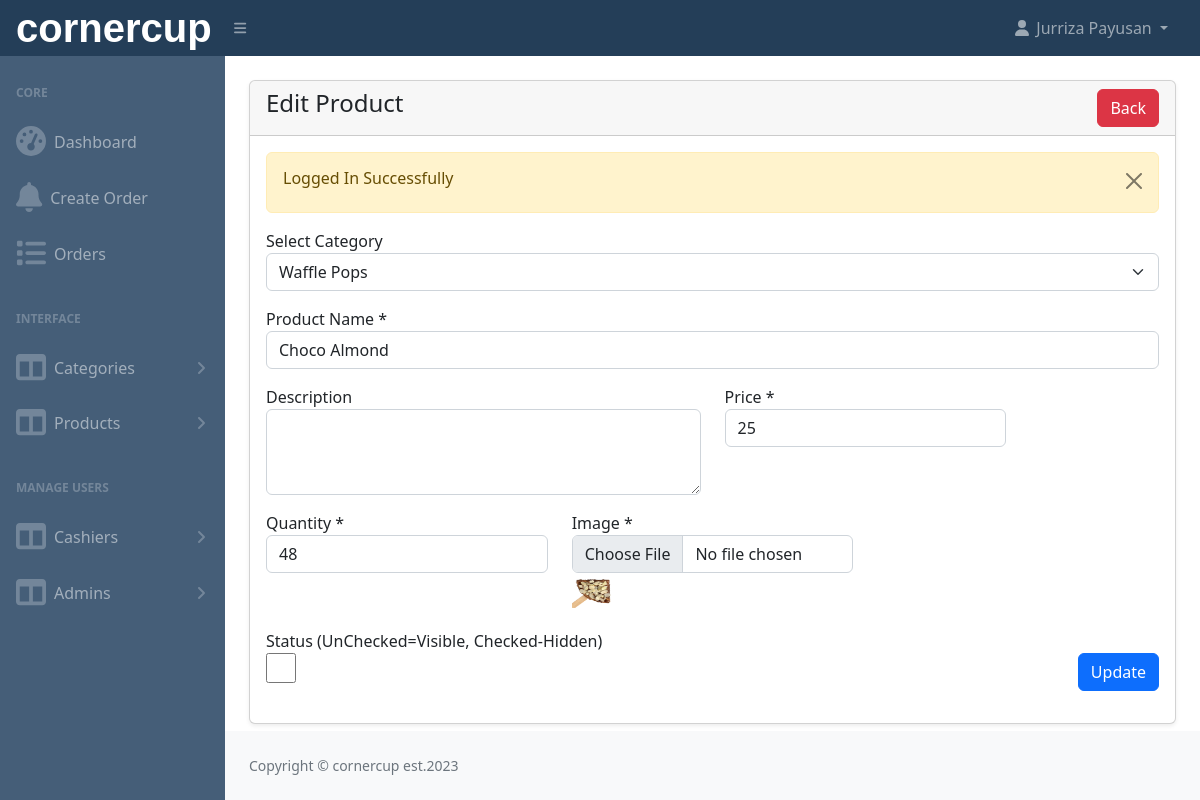
/cornercup_pos/admin/products-edit.php?id=6 (signed in), run on the app's committed database.
### tables this page shows
CREATE TABLE `products` (
  `id` int(11) NOT NULL,
  `category_id` int(11) DEFAULT NULL,
  `name` varchar(255) NOT NULL,
  `description` mediumtext DEFAULT NULL,
  `price` int(11) NOT NULL,
  `quantity` int(11) NOT NULL,
  `image` varchar(255) NOT NULL,
  `status` tinyint(1) NOT NULL DEFAULT 0 COMMENT '0=visible,1=hidden',
  `created_at` date NOT NULL DEFAULT current_timestamp()
);

CREATE TABLE `categories` (
  `id` int(11) NOT NULL,
  `name` varchar(255) NOT NULL,
  `description` mediumtext DEFAULT NULL,
  `status` tinyint(1) NOT NULL DEFAULT 0 COMMENT '0=visible, 1=hidden'
);

### cornercup_pos/admin/products-edit.php (the view, shortened to what this page needs)
<?php include('includes/header.php'); ?>
<div class="container-fluid px-4">
    <div class="card mt-4 shadow-sm">
        <div class="card-header">
            <h4 class="mb-0">Edit Product
                <a href="products.php" class="btn btn-danger float-end">Back</a>
            </h4>
        </div>
        <div class="card-body">
            <form action="code.php" method="POST" enctype="multipart/form-data">
                <?php
                    $paramValue = checkParamId('id');
                    $product = getById('products', $paramValue);
                    if($product)
                    {
                        if($product['status'] == 200)
                        {
                        ?>
                        <div class="row">
                            <div class="col-md-12 mb-3">
                                <label>Select Category</label>
                                <select name="category_id" class="form-select">
                                    <?php
                                    $categories = getAll('categories');
                                    if($categories){
                                        if(mysqli_num_rows($categories) > 0){
                                            foreach($categories as $cateItem){
                                                ?>
                                                    <option
                                                        value="<?= $cateItem['id']; ?>"
                                                        <?= $product['data']['category_id'] == $cateItem['id'] ? 'selected':''; ?>
                                                    >
                                                        <?= $cateItem['name']; ?>
                                                    </option>
                                                <?php
                                            }
                                        }else{
                                            echo '<option value="">No Categories Found</option>';
                                        }
                                    }else{
                                        echo '<option value="">Something Went Wrong!</option>';
                                    }
                                    ?>
                                </select>
                            </div>
                            <div class="col-md-12 mb-3">
                                <label for="">Product Name *</label>
                                <input type="text" name="name" required value="<?= $product['data']['name']; ?>" class="form-control" />
                            </div>
                            <div class="col-md-6 mb-3">
                                <label for="">Description </label>
                                <textarea name="description" class="form-control" rows="3"><?= $product['data']['description']; ?></textarea>
                            </div>
                            <div class="col-md-4 mb-3">
                                <label for="">Price *</label>
                                <input type="text" name="price" required value="<?= $product['data']['price']; ?>" class="form-control" />
                            </div>
                            <div class="col-md-4 mb-3">
                                <label for="">Quantity *</label>
                                <input type="text" name="quantity" required value="<?= $product['data']['quantity']; ?>" class="form-control" />
                            </div>
                            <div class="col-md-4 mb-3">
                                <label for="">Image *</label>
                                <input type="file" name="image" class="form-control" />
                                <img src="../<?= $product['data']['image']; ?>" style="width: 40px; height: 40px;" alt="Img" />
                            </div>
                            <div class="col-md-6">
                                <label>Status (UnChecked=Visible, Checked-Hidden)</label>
                                <br/>
                                <input type="checkbox" name="status" <?= $product['data']['status'] == true ? 'checked':''; ?> style="width: 30px;height: 30px"; >
                            </div>
                            <div class="col-md-6 mb-3 text-end">
                                <br/>
                                <button type="submit" name="updateProduct" class="btn btn-primary">Update</button>
                            </div>
                        </div>
                        <?php
                        }else
                        {
                            echo '<h5>'.$product['message'].'</h5>';
                        }
                    }
                    else
                    {
                        echo '<h5>Something Went Wrong</h5>';
                        return false;
                    }
                ?>
            </form>
        </div>
    </div>
</div>
<?php include('includes/footer.php'); ?>

### data on the page
products: category_id "Waffle Pops", name "Choco Almond", price "25", quantity "48", image (picture)

### other printed values
$_SESSION['loggedInUser']['name'] "Jurriza Payusan"
$_SESSION['status'] "Logged In Successfully"
